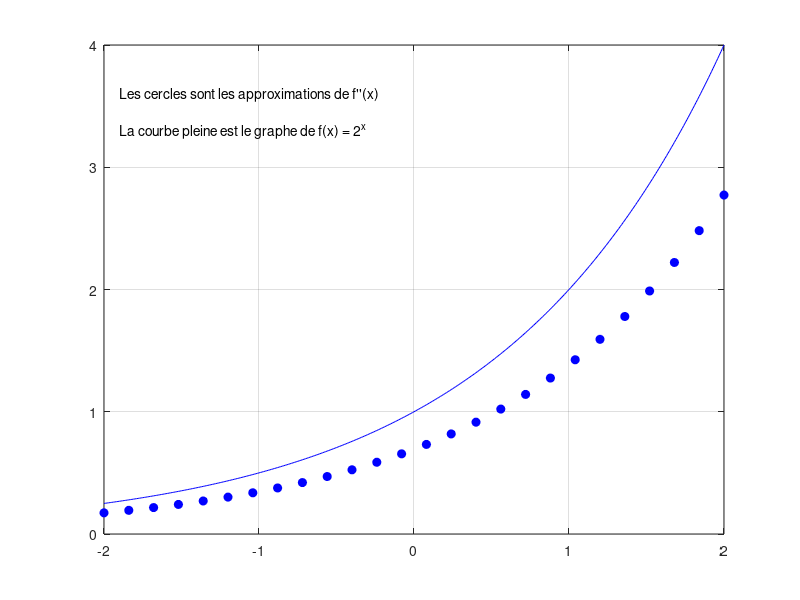

This chart was generated by the following MATLAB code: (Note: this script raises an error after producing the figure.)
close all;

% To use LateX
% set(0,'defaultTextInterpreter','latex');

% The graph of  y = 2^x
x = -2:0.01:2;
y = 2.^x;
plot(x,y,'b')
hold on
grid on
text(-1.9, 3.3, 'La courbe pleine est le graphe de f(x) = 2^x');
% text(-1.9, 3.3, 'La courbe pleine est le graphe de $f(x) = 2^x$','FontSize',12);

% Approximation of the derivative of 2^x
N = 25;
C = 4/N;
H = 0.00001;
x = [];
y = [];
for i=0:N
  x1 = -2 + i*C;
  y1 = ( 2^(x1 + H) - 2^(x1) )/H;
  x = [x , x1];
  y = [y , y1];
end
plot(x,y,'ob','MarkerFaceColor', 'b');
text(-1.9, 3.6, 'Les cercles sont les approximations de f''''(x)');
% text(-1.9, 3.6, 'Les cercles sont les approximations de $f''(x)$','FontSize',12);

% Print out the coordinates (x1,y1) and the quotient y/2^x 
M = [x ; y ; y./(2.^x)]'

% Create the latex table for the previous data
disp('The latex table with these results can be found in der17.tex');
latexTable('der17.tex', M, [1,2,3], 1, 0, ['Approximations de la ' ...
                    'dérivée de $f(x) = 2^x$'], 'TAB_2_EXP', ...
           ['      $x$                              '; ...
            '$m = \frac{f(x+0.00001)-f(x)}{0.00001}$'; ...
            '    $m/2^x$                            '], ['';'';'']);   

% The x axis
x = -2:4:2;
y = 0.*x;
plot(x,y,'k')

% The y axis
y = -0.5:3.5:3;
x = 0*y;
plot(x,y,'k')

% The title and the labels
xlabel('x')
ylabel('y')
title('f ''''(x) pour f(x) = 2^x');
% title('$f''(x)$ pour $f(x) = 2^x$','FontSize',12)
